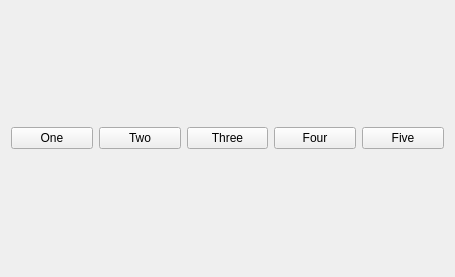
<?xml version="1.0" encoding="UTF-8"?>
<ui version="4.0">
 <class>Widget</class>
 <widget class="QWidget" name="Widget">
  <property name="geometry">
   <rect>
    <x>0</x>
    <y>0</y>
    <width>455</width>
    <height>277</height>
   </rect>
  </property>
  <property name="windowTitle">
   <string>Widget</string>
  </property>
  <layout class="QHBoxLayout" name="horizontalLayout_3">
   <item>
    <layout class="QHBoxLayout" name="horizontalLayout">
     <item>
      <widget class="QPushButton" name="button1">
       <property name="text">
        <string>One</string>
       </property>
      </widget>
     </item>
     <item>
      <widget class="QPushButton" name="button2">
       <property name="text">
        <string>Two</string>
       </property>
      </widget>
     </item>
     <item>
      <widget class="QPushButton" name="buttonThree">
       <property name="text">
        <string>Three</string>
       </property>
      </widget>
     </item>
     <item>
      <widget class="QPushButton" name="buttonFour">
       <property name="text">
        <string>Four</string>
       </property>
      </widget>
     </item>
     <item>
      <widget class="QPushButton" name="pushButton_4">
       <property name="text">
        <string>Five</string>
       </property>
      </widget>
     </item>
    </layout>
   </item>
  </layout>
 </widget>
 <resources/>
 <connections/>
</ui>
